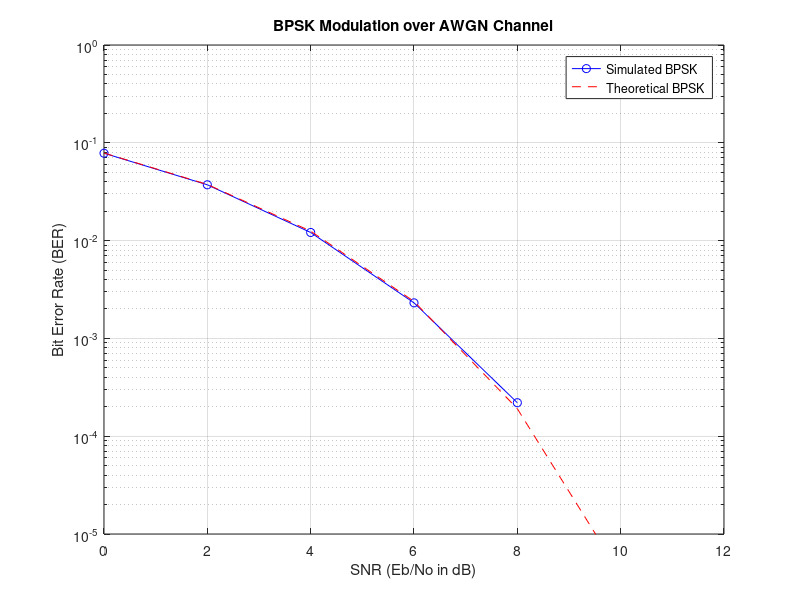

This chart was generated by the following MATLAB code:
% bpsk_awgn_ber.m
% Basic BPSK Modulation over AWGN Channel and BER Performance.

clear;
close all;
clc;

% --- 1. System Parameters Definition ---
num_bits_per_snr = 100000;    % Number of bits to simulate for each SNR point
SNR_dB_range = 0:2:12;        % SNR range in dB for simulation

% --- Initialize storage for BER results ---
BER_simulated = zeros(size(SNR_dB_range));
BER_theoretical = zeros(size(SNR_dB_range));

fprintf('Starting BPSK over AWGN BER simulation...\n');

% --- Loop over different SNR values ---
for snr_idx = 1:length(SNR_dB_range)
    current_SNR_dB = SNR_dB_range(snr_idx);
    SNR_linear = 10^(current_SNR_dB / 10); % Convert SNR from dB to linear

    % --- 2. Data Generation (Binary) ---
    input_bits = randi([0 1], num_bits_per_snr, 1); % Generate random binary bits (0s and 1s)

    % --- 3. BPSK Modulation (Mapping 0->-1, 1->+1) ---
    % In BPSK, 0 maps to -1 and 1 maps to +1
    % This also assumes unit energy per bit (Eb=1) for simplicity
    modulated_symbols = 2 * input_bits - 1; % Maps 0 to -1, 1 to +1

    % --- 4. AWGN Channel Simulation ---
    % Noise power calculation: Noise_Power = Eb / SNR_linear
    % Since we assume Eb = 1 for modulated_symbols, Noise_Power = 1 / SNR_linear
    noise_variance = 1 / SNR_linear;
    noise_std_dev = sqrt(noise_variance / 2); % Standard deviation for real/imaginary parts of noise

    % Generate real Gaussian noise (BPSK is a real signal in this context)
    noise = noise_std_dev * randn(size(modulated_symbols));

    % Add noise to the signal
    received_signal = modulated_symbols + noise;

    % --- 5. BPSK Demodulation (Coherent Detection) ---
    % For BPSK, a simple threshold detector (0) works if transmitted symbols are -1 and +1
    detected_bits = (received_signal > 0); % If received > 0, decide 1; else 0

    % --- 6. Calculate Bit Error Rate (BER) ---
    num_bit_errors = sum(input_bits ~= detected_bits);
    BER_simulated(snr_idx) = num_bit_errors / num_bits_per_snr;

    % --- 7. Calculate Theoretical BER for BPSK over AWGN ---
    % BER_theoretical = Q(sqrt(2 * Eb/No))
    % Here, Eb/No = SNR_linear
    BER_theoretical(snr_idx) = 0.5 * erfc(sqrt(SNR_linear)); % erfc is MATLAB's complementary error function

    fprintf('SNR = %d dB, Simulated BER = %e, Theoretical BER = %e\n', ...
            current_SNR_dB, BER_simulated(snr_idx), BER_theoretical(snr_idx));
end % End of SNR loop

% --- 8. Plotting BER Curve ---
fprintf('\nSimulation complete. Plotting BER curve.\n');
figure;
semilogy(SNR_dB_range, BER_simulated, 'bo-', 'DisplayName', 'Simulated BPSK');
hold on;
semilogy(SNR_dB_range, BER_theoretical, 'r--', 'DisplayName', 'Theoretical BPSK');
xlabel('SNR (Eb/No in dB)');
ylabel('Bit Error Rate (BER)');
title('BPSK Modulation over AWGN Channel');
grid on;
ylim([1e-5 1]);
legend('show');